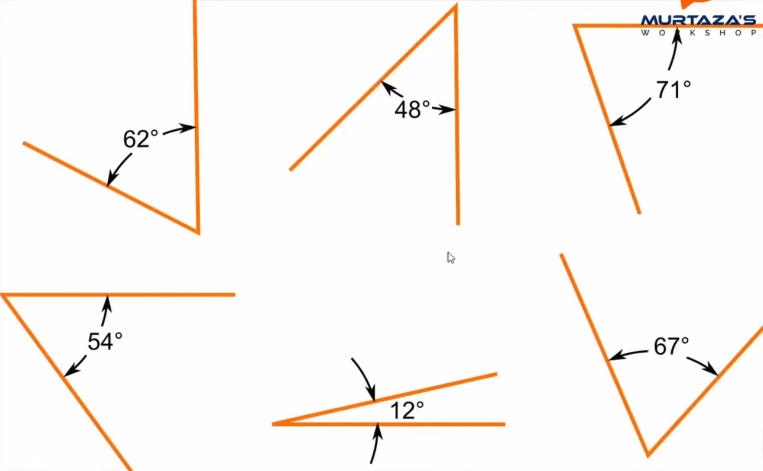
#> input picture 02 AngleMeasurement/imgs/test.jpg, 1525 x 942 px (shown at 1/2 size)
$ python main.py
#> lines starting #> are read from the running program, lines starting #| are printed output that depends on the picture
import cv2
import math


#? How to calculate the angle between two lines ?
#* if we have two lines with gradient of slope k_1 and k_2
#* we can use the equation "k = tan(theta) = abs((k_1 - k_2) / (1 + k_1 * k_2))"


path = "imgs/test.jpg"
img = cv2.imread (path)
#> img is the input picture: shape (942, 1525, 3); mean B, G, R 244.9, 247.8, 251.1
pointsList = [] #* to store all the points we click

#todo write a function to trace the mouse's motion
# [100 lines left out: functions mousePoints, gradient, getAngle, not called in this run]


width = int (img.shape[1] / 2)
#> width = 762
height = int (img.shape[0] / 2)
#> height = 471
img = cv2.resize (img, (width, height))
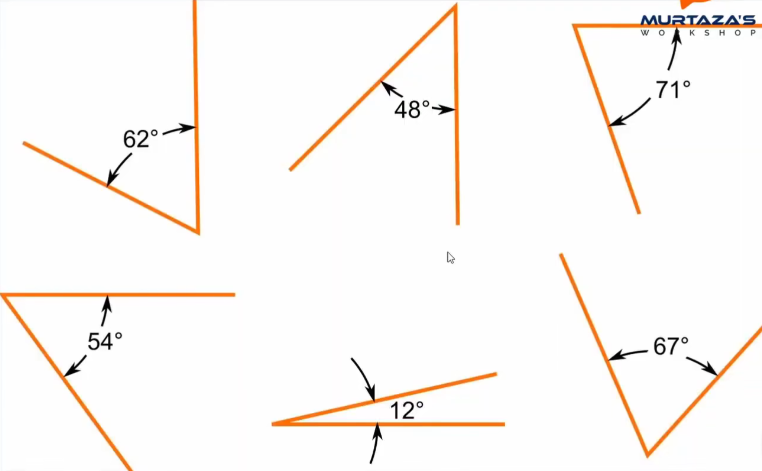
#> img: shape (471, 762, 3); mean B, G, R 244.9, 247.8, 251.2

while True :

    if len (pointsList) % 3 == 0 and len (pointsList) != 0 :
        getAngle (pointsList)


    cv2.imshow ("Image", img)
    cv2.setMouseCallback ("Image", mousePoints)
    if cv2.waitKey (20) & 0xFF == ord ('q') :
        #* cv2.waitKey (20) will wait 20 ms for a Key being pressed
        #* when a key is pressed, it will return the ASCII code of this key
        #* cv2.waitKey (20) & 0xFF will calculate the last 8 bit of the ASCII returned by waitKey
        #* because the binary type of the 0xFF is 11111111
        #* ord ('q') return the ASCII code of 'q'
#> (key Esc is pressed here)
        pointsList = []
        img = cv2.imread (path)
        img = cv2.resize (img, (width, height))
    if cv2.waitKey (20) == 27 :
        #* 27 is the number of 'Esc' in ASCII code
#> (key Esc is pressed here)
        exit ()
#> (the program exits here)
